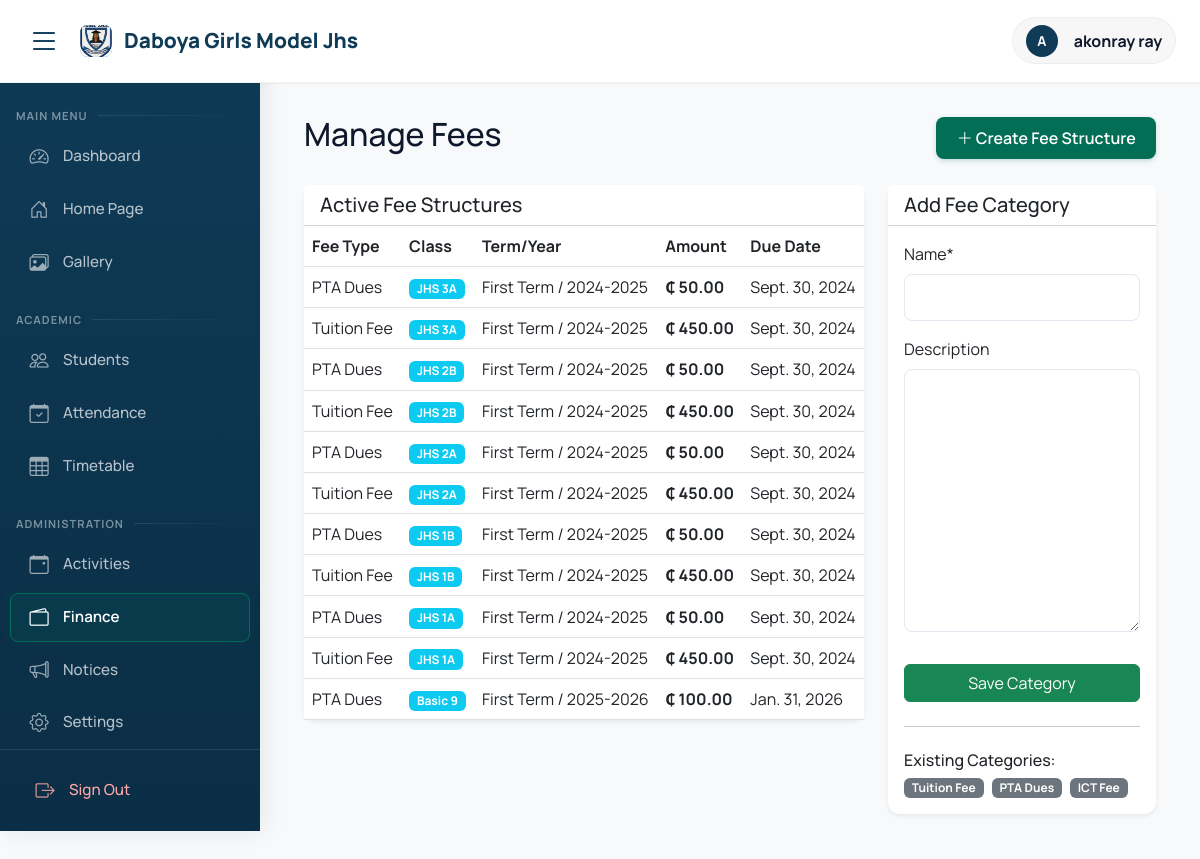
The page /finance/manage/ (signed in) on the database as committed earlier.
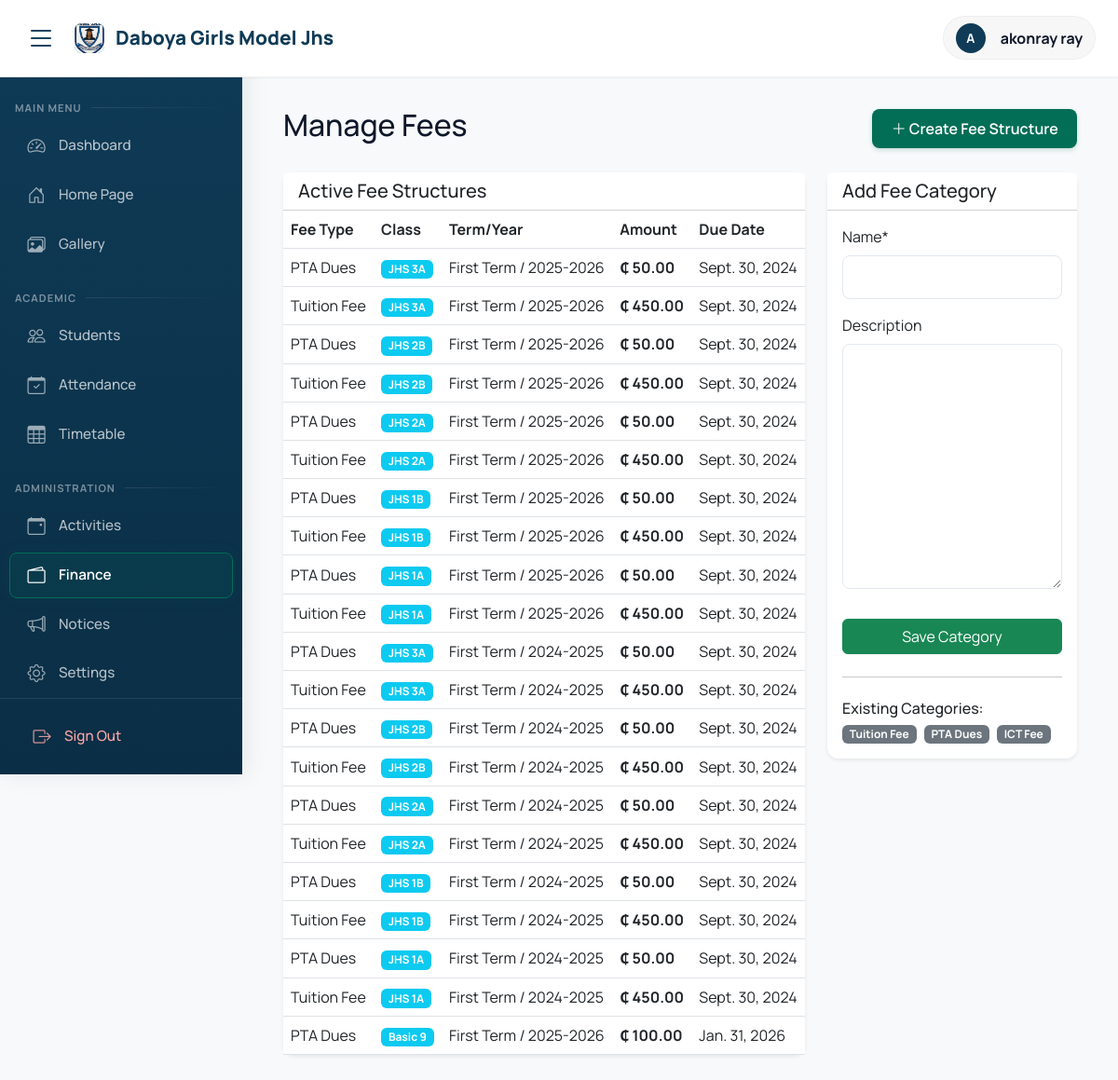
The same page on the database as committed later.
### finance/models.py (models this page shows, shortened)
class FeeStructure(models.Model):
    head = models.ForeignKey(FeeHead, on_delete=models.CASCADE)
    class_level = models.ForeignKey(Class, on_delete=models.CASCADE, verbose_name="Class")
    academic_year = models.ForeignKey(AcademicYear, on_delete=models.CASCADE)
    term = models.CharField(max_length=20, choices=TERM_CHOICES)
    amount = models.DecimalField(max_digits=10, decimal_places=2)
    due_date = models.DateField(null=True, blank=True)
    class Meta:
        unique_together = ('head', 'class_level', 'academic_year', 'term')

class FeeHead(models.Model):
    name = models.CharField(max_length=100)
    description = models.TextField(blank=True)

### academics/models.py (models this page shows, shortened)
class Class(models.Model):
    name = models.CharField(max_length=50)  # e.g., "Grade 10A", "Grade 9B"
    academic_year = models.ForeignKey(AcademicYear, on_delete=models.CASCADE)
    class_teacher = models.ForeignKey('teachers.Teacher', on_delete=models.SET_NULL,
                                     null=True, blank=True, related_name='managed_classes')
    class Meta:
        verbose_name_plural = "Classes"
        unique_together = ['name', 'academic_year']

class AcademicYear(models.Model):
    name = models.CharField(max_length=20)
    start_date = models.DateField()
    end_date = models.DateField()
    is_current = models.BooleanField(default=False)
    def __str__(self):
        return self.name
    class Meta:
        ordering = ['-start_date']

### finance/views.py (the view)
# urls.py: path('manage/', views.manage_fees, name='manage_fees'),
@login_required
def manage_fees(request):
    if request.user.user_type != 'admin':
        return redirect('dashboard')
    heads = FeeHead.objects.all()
    structures = FeeStructure.objects.select_related('head', 'class_level', 'academic_year').order_by('-id')
    if request.method == 'POST':
        head_form = FeeHeadForm(request.POST)
        if head_form.is_valid():
            head_form.save()
            messages.success(request, 'Fee Type created')
            return redirect('finance:manage_fees')
    else:
        head_form = FeeHeadForm()
    return render(request, 'finance/manage_fees.html', {
        'heads': heads,
        'structures': structures,
        'head_form': head_form
    })

### finance/forms.py
class FeeHeadForm(forms.ModelForm):
    class Meta:
        model = FeeHead
        fields = ['name', 'description']

### academics/context_processors.py (called while the page is built)
def school_info(request):
    try:
        info = SchoolInfo.objects.first()
    except:
        info = None
    if not info:
        return {
            'school_name': "Daboya Girls Model JHS",
            'school_address': "P.O. Box 6, Daboya, North Gonja District",
            'school_motto': "Success, Our Concern",
        }
    return {
        'school_name': info.name,
        'school_address': info.address,
        'school_phone': info.phone,
        'school_email': info.email,
        'school_motto': info.motto,
        'school_logo': info.logo,
        'school_object': info
    }

### templates/finance/manage_fees.html (shortened to what this page needs)
{% extends 'base.html' %}
{% load crispy_forms_tags %}
{% block content %}
<div class="container-fluid">
    <div class="d-flex justify-content-between align-items-center mb-4">
        <h2 class="page-title">Manage Fees</h2>
        <a href="{% url 'finance:create_fee_structure' %}" class="btn btn-primary"><i class="bi bi-plus-lg"></i> Create Fee Structure</a>
    </div>
    <div class="row">
        <div class="col-md-8">
            <div class="card border-0 shadow-sm">
                <div class="card-header bg-white">
                    <h5 class="mb-0">Active Fee Structures</h5>
                </div>
                <div class="table-responsive">
                    <table class="table table-hover align-middle mb-0">
                        <thead class="bg-light">
                            <tr>
                                <th>Fee Type</th>
                                <th>Class</th>
                                <th>Term/Year</th>
                                <th>Amount</th>
                                <th>Due Date</th>
                            </tr>
                        </thead>
                        <tbody>
                            {% for fee in structures %}
                            <tr>
                                <td>{{ fee.head.name }}</td>
                                <td><span class="badge bg-info">{{ fee.class_level.name }}</span></td>
                                <td>{{ fee.get_term_display }} / {{ fee.academic_year }}</td>
                                <td class="fw-bold">₵ {{ fee.amount }}</td>
                                <td>{{ fee.due_date|default:"-" }}</td>
                            </tr>
                            {% empty %}
                            <tr><td colspan="5" class="text-center text-muted">No fee structures found.</td></tr>
                            {% endfor %}
                        </tbody>
                    </table>
                </div>
            </div>
        </div>
        <div class="col-md-4">
            <div class="card border-0 shadow-sm">
                <div class="card-header bg-white">
                    <h5 class="mb-0">Add Fee Category</h5>
                </div>
                <div class="card-body">
                    <form method="post">
                        {{ head_form|crispy }}
                        <button type="submit" class="btn btn-success w-100 mt-3">Save Category</button>
                    </form>
                    <hr class="my-4">
                    <h6>Existing Categories:</h6>
                    <div class="d-flex flex-wrap gap-2">
                        {% for head in heads %}
                        <span class="badge bg-secondary">{{ head.name }}</span>
                        {% endfor %}
                    </div>
                </div>
            </div>
        </div>
    </div>
</div>
{% endblock %}

Rows that differ between the two databases and show on the page:
added FeeStructure: head.name "PTA Dues", class_level.name "JHS 3A", term "First Term", academic_year "2025-2026", amount "50.00", due_date "Sept. 30, 2024"
added FeeStructure: head.name "Tuition Fee", class_level.name "JHS 3A", term "First Term", academic_year "2025-2026", amount "450.00", due_date "Sept. 30, 2024"
added FeeStructure: head.name "PTA Dues", class_level.name "JHS 2B", term "First Term", academic_year "2025-2026", amount "50.00", due_date "Sept. 30, 2024"
added FeeStructure: head.name "Tuition Fee", class_level.name "JHS 2B", term "First Term", academic_year "2025-2026", amount "450.00", due_date "Sept. 30, 2024"
added FeeStructure: head.name "PTA Dues", class_level.name "JHS 2A", term "First Term", academic_year "2025-2026", amount "50.00", due_date "Sept. 30, 2024"
added FeeStructure: head.name "Tuition Fee", class_level.name "JHS 2A", term "First Term", academic_year "2025-2026", amount "450.00", due_date "Sept. 30, 2024"
added FeeStructure: head.name "PTA Dues", class_level.name "JHS 1B", term "First Term", academic_year "2025-2026", amount "50.00", due_date "Sept. 30, 2024"
added FeeStructure: head.name "Tuition Fee", class_level.name "JHS 1B", term "First Term", academic_year "2025-2026", amount "450.00", due_date "Sept. 30, 2024"
added FeeStructure: head.name "PTA Dues", class_level.name "JHS 1A", term "First Term", academic_year "2025-2026", amount "50.00", due_date "Sept. 30, 2024"
added FeeStructure: head.name "Tuition Fee", class_level.name "JHS 1A", term "First Term", academic_year "2025-2026", amount "450.00", due_date "Sept. 30, 2024"
